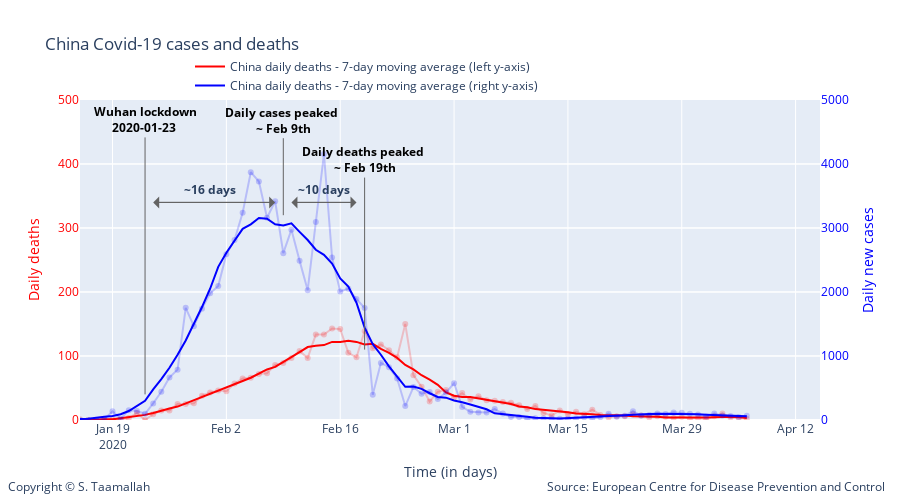

The notebook cell this image was saved under:
### Code cell
degree = 5

smooth_china_deaths = smoothTriangle(df_china['deaths'],degree)
smooth_china_cases = smoothTriangle(df_china['cases'],degree)

smooth_china_deaths_9day = smooth_9day(df_china['deaths'])
smooth_china_cases_9day = smooth_9day(df_china['cases'])



# Add traces
trace1 = go.Scatter(
        x=df_china.index, 
        y=df_china['deaths'],
        mode='lines + markers',
        name='China daily deaths (left y-axis)',
        line_color='rgba(256, 0, 0, .2)',
        showlegend=False,
)

trace11 = go.Scatter(
        x=df_china.index, 
        y=smooth_china_deaths_9day,
        mode='lines',
        name='China daily deaths - 7-day moving average (left y-axis)',
        line_color='rgba(256, 0, 0, 1)',
)


trace2 = go.Scatter(
        x=df_china.index, 
        y=df_china['cases'],
        mode='lines + markers',
        name='China daily deaths (right y-axis)',
        line_color='rgba(0, 0, 256, .2)',
        showlegend=False,
        yaxis='y2'
)

trace22 = go.Scatter(
        x=df_china.index, 
        y=smooth_china_cases_9day,
        mode='lines',
        name='China daily deaths - 7-day moving average (right y-axis)',
        line_color='rgba(0, 0, 256, 1)',
        yaxis='y2'
)

data = [trace1, trace11, trace2, trace22]

layout = go.Layout(
    title='China Covid-19 cases and deaths',
    legend=dict(x=.4, y=1.15, orientation="h"), 
    width=900,
    height=500,
    
    # Top left
    xaxis=dict(
        title='Time (in days)',
        range=['2020-01-15', '2020-04-15'],
    ),
    yaxis=dict(
        title='Daily deaths',
        #type='log',
        range=[0,500],
        color="red",
        anchor='x'
    ),
    yaxis2=dict(
        title = 'Daily new cases',
        color='rgba(0, 0, 256, 1)',
        #type='log',
        range=[0,5000],
        overlaying='y',
        side='right'
    ),
    
       annotations=[
        dict(
            x=1.09,
            y=-0.24,
            showarrow=False,
            text='Source: European Centre for Disease Prevention and Control',
            xref='paper',
            yref='paper'
        ),
        
        dict(
            x=-0.1,
            y=-0.24,
            showarrow=False,
            text='Copyright © S. Taamallah ',
            xref='paper',
            yref='paper'
        )
    ],
    
)



fig = go.Figure(data=data, layout=layout)

fig.add_annotation(
            x='2020-01-23',
            y=40,
            xref="x",
            yref="y",
            text="<b> Wuhan lockdown <br> 2020-01-23  </b>",
            showarrow=True,
            font=dict(
            #family="Courier New, monospace",
            size=12,
            color="black",
            ),
        align="center",
        arrowhead=0,
        arrowsize=1,
        arrowwidth=1,
        arrowcolor="#636363",
        ax=0,
        ay=-275,
)




fig.add_annotation(
            x='2020-02-09',
            y=320,
            text="<b>Daily cases peaked <br> ~ Feb 9th </b>",
            showarrow=True,
            font=dict(
            #family="Courier New, monospace",
            size=12,
            color="black",
            ),
        align="center",
        arrowhead=0,
        arrowsize=1,
        arrowwidth=1,
        arrowcolor="#636363",
        ax=0,
        ay=-95,
)


fig.add_annotation(
            x='2020-02-19',
            y=110,
            text="<b>Daily deaths peaked <br> ~ Feb 19th </b>",
            showarrow=True,
            font=dict(
            #family="Courier New, monospace",
            size=12,
            color="black",
            ),
        align="center",
        arrowhead=0,
        arrowsize=1,
        arrowwidth=1,
        arrowcolor="#636363",
        ax=0,
        ay=-190,
)

fig.add_annotation(
            x='2020-02-10',
            y=340,
            text="",
            showarrow=True,
            font=dict(
            #family="Courier New, monospace",
            size=12,
            color="black",
            ),
        align="center",
        arrowhead=1,
        arrowsize=2,
        arrowwidth=1,
        arrowcolor="#636363",
        ax=65,
        ay=0,
)

fig.add_annotation(
            x='2020-02-18',
            y=340,
            text="",
            showarrow=True,
            font=dict(
            #family="Courier New, monospace",
            size=12,
            color="black",
            ),
        align="center",
        arrowhead=1,
        arrowsize=2,
        arrowwidth=1,
        arrowcolor="#636363",
        ax=-65,
        ay=0,
)

fig.add_annotation(
            x='2020-02-14',
            y=360,
            text="<b> ~10 days </b>",
            showarrow=False,
)

fig.add_annotation(
            x='2020-01-24',
            y=340,
            text="",
            showarrow=True,
            font=dict(
            #family="Courier New, monospace",
            size=12,
            color="black",
            ),
        align="center",
        arrowhead=1,
        arrowsize=2,
        arrowwidth=1,
        arrowcolor="#636363",
        ax=120,
        ay=0,
)

fig.add_annotation(
            x='2020-02-08',
            y=340,
            text="",
            showarrow=True,
            font=dict(
            #family="Courier New, monospace",
            size=12,
            color="black",
            ),
        align="center",
        arrowhead=1,
        arrowsize=2,
        arrowwidth=1,
        arrowcolor="#636363",
        ax=-120,
        ay=0,
)


fig.add_annotation(
            x='2020-01-31',
            y=360,
            text="<b> ~16 days </b>",
            showarrow=False,
)

fig.show()

from plotly.offline import plot
plot(fig, filename="STaamallah_covid19_analysis_chart_2_20200407.html", auto_open = False)

### Figure 1 — Plotly figure (JSON) as saved in the notebook; plotly's stock layout.template omitted (floating-point values rounded to 4 significant figures)
{"data": [{"line": {"color": "rgba(256, 0, 0, .2)"}, "mode": "lines+markers", "name": "China daily deaths (left y-axis)", "showlegend": false, "type": "scatter", "x": ["2020-04-06T00:00:00", "2020-04-05T00:00:00", "2020-04-04T00:00:00", "2020-04-03T00:00:00", "2020-04-02T00:00:00", "2020-04-01T00:00:00", "2020-03-31T00:00:00", "2020-03-30T00:00:00", "2020-03-29T00:00:00", "2020-03-28T00:00:00", "2020-03-27T00:00:00", "2020-03-26T00:00:00", "2020-03-25T00:00:00", "2020-03-24T00:00:00", "2020-03-23T00:00:00", "2020-03-22T00:00:00", "2020-03-21T00:00:00", "2020-03-20T00:00:00", "2020-03-19T00:00:00", "2020-03-18T00:00:00", "2020-03-17T00:00:00", "2020-03-16T00:00:00", "2020-03-15T00:00:00", "2020-03-14T00:00:00", "2020-03-13T00:00:00", "2020-03-12T00:00:00", "2020-03-11T00:00:00", "2020-03-10T00:00:00", "2020-03-09T00:00:00", "2020-03-08T00:00:00", "2020-03-07T00:00:00", "2020-03-06T00:00:00", "2020-03-05T00:00:00", "2020-03-04T00:00:00", "2020-03-03T00:00:00", "2020-03-02T00:00:00", "2020-03-01T00:00:00", "2020-02-29T00:00:00", "2020-02-28T00:00:00", "2020-02-27T00:00:00", "2020-02-26T00:00:00", "2020-02-25T00:00:00", "2020-02-24T00:00:00", "2020-02-23T00:00:00", "2020-02-22T00:00:00", "2020-02-21T00:00:00", "2020-02-20T00:00:00", "2020-02-19T00:00:00", "2020-02-18T00:00:00", "2020-02-17T00:00:00", "2020-02-16T00:00:00", "2020-02-15T00:00:00", "2020-02-14T00:00:00", "2020-02-13T00:00:00", "2020-02-12T00:00:00", "2020-02-11T00:00:00", "2020-02-10T00:00:00", "2020-02-09T00:00:00", "2020-02-08T00:00:00", "2020-02-07T00:00:00", "2020-02-06T00:00:00", "2020-02-05T00:00:00", "2020-02-04T00:00:00", "2020-02-03T00:00:00", "2020-02-02T00:00:00", "2020-02-01T00:00:00", "2020-01-31T00:00:00", "2020-01-30T00:00:00", "2020-01-29T00:00:00", "2020-01-28T00:00:00", "2020-01-27T00:00:00", "2020-01-26T00:00:00", "2020-01-25T00:00:00", "2020-01-24T00:00:00", "2020-01-23T00:00:00", "2020-01-22T00:00:00", "2020-01-21T00:00:00", "2020-01-20T00:00:00", "2020-01-19T00:00:00", "2020-01-18T00:00:00", "2020-01-17T00:00:00", "2020-01-16T00:00:00", "2020-01-15T00:00:00", "2020-01-14T00:00:00", "2020-01-13T00:00:00", "2020-01-12T00:00:00", "2020-01-11T00:00:00", "2020-01-10T00:00:00", "2020-01-09T00:00:00", "2020-01-08T00:00:00", "2020-01-07T00:00:00", "2020-01-06T00:00:00", "2020-01-05T00:00:00", "2020-01-04T00:00:00", "2020-01-03T00:00:00", "2020-01-02T00:00:00", "2020-01-01T00:00:00", "2019-12-31T00:00:00"], "y": [2, 3, 4, 10, 6, 1, 3, 2, 5, 3, 5, 6, 4, 7, 9, 6, 6, 4, 8, 16, 9, 13, 9, 15, 7, 11, 22, 17, 23, 27, 28, 30, 31, 37, 32, 42, 35, 47, 44, 29, 52, 70, 150, 98, 109, 118, 112, 139, 98, 105, 142, 143, 133.5, 133.5, 97, 108, 97, 89, 86, 73, 72, 66, 65, 57, 45, 46, 43, 38, 26, 25, 25, 15, 15, 9, 0, 11, 3, 0, 1, 0, 0, 0, 1, 0, 0, 0, 1, 0, 0, 0, 0, 0, 0, 0, 0, 0, 0, 0]}, {"line": {"color": "rgba(256, 0, 0, 1)"}, "mode": "lines", "name": "China daily deaths - 7-day moving average (left y-axis)", "type": "scatter", "x": ["2020-04-06T00:00:00", "2020-04-05T00:00:00", "2020-04-04T00:00:00", "2020-04-03T00:00:00", "2020-04-02T00:00:00", "2020-04-01T00:00:00", "2020-03-31T00:00:00", "2020-03-30T00:00:00", "2020-03-29T00:00:00", "2020-03-28T00:00:00", "2020-03-27T00:00:00", "2020-03-26T00:00:00", "2020-03-25T00:00:00", "2020-03-24T00:00:00", "2020-03-23T00:00:00", "2020-03-22T00:00:00", "2020-03-21T00:00:00", "2020-03-20T00:00:00", "2020-03-19T00:00:00", "2020-03-18T00:00:00", "2020-03-17T00:00:00", "2020-03-16T00:00:00", "2020-03-15T00:00:00", "2020-03-14T00:00:00", "2020-03-13T00:00:00", "2020-03-12T00:00:00", "2020-03-11T00:00:00", "2020-03-10T00:00:00", "2020-03-09T00:00:00", "2020-03-08T00:00:00", "2020-03-07T00:00:00", "2020-03-06T00:00:00", "2020-03-05T00:00:00", "2020-03-04T00:00:00", "2020-03-03T00:00:00", "2020-03-02T00:00:00", "2020-03-01T00:00:00", "2020-02-29T00:00:00", "2020-02-28T00:00:00", "2020-02-27T00:00:00", "2020-02-26T00:00:00", "2020-02-25T00:00:00", "2020-02-24T00:00:00", "2020-02-23T00:00:00", "2020-02-22T00:00:00", "2020-02-21T00:00:00", "2020-02-20T00:00:00", "2020-02-19T00:00:00", "2020-02-18T00:00:00", "2020-02-17T00:00:00", "2020-02-16T00:00:00", "2020-02-15T00:00:00", "2020-02-14T00:00:00", "2020-02-13T00:00:00", "2020-02-12T00:00:00", "2020-02-11T00:00:00", "2020-02-10T00:00:00", "2020-02-09T00:00:00", "2020-02-08T00:00:00", "2020-02-07T00:00:00", "2020-02-06T00:00:00", "2020-02-05T00:00:00", "2020-02-04T00:00:00", "2020-02-03T00:00:00", "2020-02-02T00:00:00", "2020-02-01T00:00:00", "2020-01-31T00:00:00", "2020-01-30T00:00:00", "2020-01-29T00:00:00", "2020-01-28T00:00:00", "2020-01-27T00:00:00", "2020-01-26T00:00:00", "2020-01-25T00:00:00", "2020-01-24T00:00:00", "2020-01-23T00:00:00", "2020-01-22T00:00:00", "2020-01-21T00:00:00", "2020-01-20T00:00:00", "2020-01-19T00:00:00", "2020-01-18T00:00:00", "2020-01-17T00:00:00", "2020-01-16T00:00:00", "2020-01-15T00:00:00", "2020-01-14T00:00:00", "2020-01-13T00:00:00", "2020-01-12T00:00:00", "2020-01-11T00:00:00", "2020-01-10T00:00:00", "2020-01-09T00:00:00", "2020-01-08T00:00:00", "2020-01-07T00:00:00", "2020-01-06T00:00:00", "2020-01-05T00:00:00", "2020-01-04T00:00:00", "2020-01-03T00:00:00", "2020-01-02T00:00:00", "2020-01-01T00:00:00", "2019-12-31T00:00:00"], "y": [3, 4.75, 5, 4.333, 4, 4, 4, 4, 3, 4, 4, 5, 5, 5, 6, 7, 7, 8, 8, 9, 9, 10, 12, 13, 14, 16, 17, 20, 21, 25, 27, 29, 31, 34, 36, 36, 38, 43, 55, 63, 70, 79, 86, 97, 105, 111, 119, 118, 122, 124, 122, 122, 117, 116, 114, 106, 98, 91, 83, 79, 72, 66, 61, 56, 50, 45, 41, 35, 30, 26, 21, 18, 14, 11, 8, 6, 4, 2, 1, 1, 0, 0, 0, 0, 0, 0, 0, 0, 0, 0, 0, 0, 0, 0, 0, 0, 0, 0]}, {"line": {"color": "rgba(0, 0, 256, .2)"}, "mode": "lines+markers", "name": "China daily deaths (right y-axis)", "showlegend": false, "type": "scatter", "x": ["2020-04-06T00:00:00", "2020-04-05T00:00:00", "2020-04-04T00:00:00", "2020-04-03T00:00:00", "2020-04-02T00:00:00", "2020-04-01T00:00:00", "2020-03-31T00:00:00", "2020-03-30T00:00:00", "2020-03-29T00:00:00", "2020-03-28T00:00:00", "2020-03-27T00:00:00", "2020-03-26T00:00:00", "2020-03-25T00:00:00", "2020-03-24T00:00:00", "2020-03-23T00:00:00", "2020-03-22T00:00:00", "2020-03-21T00:00:00", "2020-03-20T00:00:00", "2020-03-19T00:00:00", "2020-03-18T00:00:00", "2020-03-17T00:00:00", "2020-03-16T00:00:00", "2020-03-15T00:00:00", "2020-03-14T00:00:00", "2020-03-13T00:00:00", "2020-03-12T00:00:00", "2020-03-11T00:00:00", "2020-03-10T00:00:00", "2020-03-09T00:00:00", "2020-03-08T00:00:00", "2020-03-07T00:00:00", "2020-03-06T00:00:00", "2020-03-05T00:00:00", "2020-03-04T00:00:00", "2020-03-03T00:00:00", "2020-03-02T00:00:00", "2020-03-01T00:00:00", "2020-02-29T00:00:00", "2020-02-28T00:00:00", "2020-02-27T00:00:00", "2020-02-26T00:00:00", "2020-02-25T00:00:00", "2020-02-24T00:00:00", "2020-02-23T00:00:00", "2020-02-22T00:00:00", "2020-02-21T00:00:00", "2020-02-20T00:00:00", "2020-02-19T00:00:00", "2020-02-18T00:00:00", "2020-02-17T00:00:00", "2020-02-16T00:00:00", "2020-02-15T00:00:00", "2020-02-14T00:00:00", "2020-02-13T00:00:00", "2020-02-12T00:00:00", "2020-02-11T00:00:00", "2020-02-10T00:00:00", "2020-02-09T00:00:00", "2020-02-08T00:00:00", "2020-02-07T00:00:00", "2020-02-06T00:00:00", "2020-02-05T00:00:00", "2020-02-04T00:00:00", "2020-02-03T00:00:00", "2020-02-02T00:00:00", "2020-02-01T00:00:00", "2020-01-31T00:00:00", "2020-01-30T00:00:00", "2020-01-29T00:00:00", "2020-01-28T00:00:00", "2020-01-27T00:00:00", "2020-01-26T00:00:00", "2020-01-25T00:00:00", "2020-01-24T00:00:00", "2020-01-23T00:00:00", "2020-01-22T00:00:00", "2020-01-21T00:00:00", "2020-01-20T00:00:00", "2020-01-19T00:00:00", "2020-01-18T00:00:00", "2020-01-17T00:00:00", "2020-01-16T00:00:00", "2020-01-15T00:00:00", "2020-01-14T00:00:00", "2020-01-13T00:00:00", "2020-01-12T00:00:00", "2020-01-11T00:00:00", "2020-01-10T00:00:00", "2020-01-09T00:00:00", "2020-01-08T00:00:00", "2020-01-07T00:00:00", "2020-01-06T00:00:00", "2020-01-05T00:00:00", "2020-01-04T00:00:00", "2020-01-03T00:00:00", "2020-01-02T00:00:00", "2020-01-01T00:00:00", "2019-12-31T00:00:00"], "y": [67, 48, 62, 70, 100, 54, 84, 98, 113, 119, 94, 102, 78, 69, 138, 65, 52, 99, 44, 23, 43, 25, 22, 19, 22, 24, 29, 20, 45, 46, 101, 170, 117, 119, 127, 205, 574, 428, 329, 439, 410, 515, 218, 647, 826, 891, 394, 1750, 1890, 2052, 2007, 2538, 4156, 3092, 2028, 2490, 2974, 2607, 3418, 3160, 3727, 3872, 3237, 2812, 2590, 2095, 1980, 1740, 1466, 1753, 787, 665, 441, 259, 97, 140, 151, 19, 136, 17, 4, 0, 0, 0, 0, 0, 0, 0, 0, 0, 0, 0, 15, 0, 17, 0, 0, 27], "yaxis": "y2"}, {"line": {"color": "rgba(0, 0, 256, 1)"}, "mode": "lines", "name": "China daily deaths - 7-day moving average (right y-axis)", "type": "scatter", "x": ["2020-04-06T00:00:00", "2020-04-05T00:00:00", "2020-04-04T00:00:00", "2020-04-03T00:00:00", "2020-04-02T00:00:00", "2020-04-01T00:00:00", "2020-03-31T00:00:00", "2020-03-30T00:00:00", "2020-03-29T00:00:00", "2020-03-28T00:00:00", "2020-03-27T00:00:00", "2020-03-26T00:00:00", "2020-03-25T00:00:00", "2020-03-24T00:00:00", "2020-03-23T00:00:00", "2020-03-22T00:00:00", "2020-03-21T00:00:00", "2020-03-20T00:00:00", "2020-03-19T00:00:00", "2020-03-18T00:00:00", "2020-03-17T00:00:00", "2020-03-16T00:00:00", "2020-03-15T00:00:00", "2020-03-14T00:00:00", "2020-03-13T00:00:00", "2020-03-12T00:00:00", "2020-03-11T00:00:00", "2020-03-10T00:00:00", "2020-03-09T00:00:00", "2020-03-08T00:00:00", "2020-03-07T00:00:00", "2020-03-06T00:00:00", "2020-03-05T00:00:00", "2020-03-04T00:00:00", "2020-03-03T00:00:00", "2020-03-02T00:00:00", "2020-03-01T00:00:00", "2020-02-29T00:00:00", "2020-02-28T00:00:00", "2020-02-27T00:00:00", "2020-02-26T00:00:00", "2020-02-25T00:00:00", "2020-02-24T00:00:00", "2020-02-23T00:00:00", "2020-02-22T00:00:00", "2020-02-21T00:00:00", "2020-02-20T00:00:00", "2020-02-19T00:00:00", "2020-02-18T00:00:00", "2020-02-17T00:00:00", "2020-02-16T00:00:00", "2020-02-15T00:00:00", "2020-02-14T00:00:00", "2020-02-13T00:00:00", "2020-02-12T00:00:00", "2020-02-11T00:00:00", "2020-02-10T00:00:00", "2020-02-09T00:00:00", "2020-02-08T00:00:00", "2020-02-07T00:00:00", "2020-02-06T00:00:00", "2020-02-05T00:00:00", "2020-02-04T00:00:00", "2020-02-03T00:00:00", "2020-02-02T00:00:00", "2020-02-01T00:00:00", "2020-01-31T00:00:00", "2020-01-30T00:00:00", "2020-01-29T00:00:00", "2020-01-28T00:00:00", "2020-01-27T00:00:00", "2020-01-26T00:00:00", "2020-01-25T00:00:00", "2020-01-24T00:00:00", "2020-01-23T00:00:00", "2020-01-22T00:00:00", "2020-01-21T00:00:00", "2020-01-20T00:00:00", "2020-01-19T00:00:00", "2020-01-18T00:00:00", "2020-01-17T00:00:00", "2020-01-16T00:00:00", "2020-01-15T00:00:00", "2020-01-14T00:00:00", "2020-01-13T00:00:00", "2020-01-12T00:00:00", "2020-01-11T00:00:00", "2020-01-10T00:00:00", "2020-01-09T00:00:00", "2020-01-08T00:00:00", "2020-01-07T00:00:00", "2020-01-06T00:00:00", "2020-01-05T00:00:00", "2020-01-04T00:00:00", "2020-01-03T00:00:00", "2020-01-02T00:00:00", "2020-01-01T00:00:00", "2019-12-31T00:00:00"], "y": [59, 61.75, 69.4, 66.83, 77, 83, 88, 92, 93, 90, 99, 97, 92, 90, 82, 74, 67, 62, 56, 43, 38, 35, 27, 25, 27, 28, 36, 52, 63, 74, 86, 105, 167, 209, 241, 278, 305, 349, 360, 418, 487, 522, 518, 676, 837, 1020, 1186, 1443, 1833, 2085, 2211, 2444, 2580, 2660, 2812, 2940, 3072, 3040, 3057, 3144, 3155, 3057, 2987, 2801, 2613, 2393, 2051, 1765, 1501, 1242, 1020, 816, 639, 479, 299, 213, 140, 91, 62, 51, 36, 19, 17, 2, 0, 0, 0, 0, 1, 1, 3, 3, 3, 0, 7, 5.4, 11, 9], "yaxis": "y2"}], "layout": {"annotations": [{"showarrow": false, "text": "Source: European Centre for Disease Prevention and Control", "x": 1.09, "xref": "paper", "y": -0.24, "yref": "paper"}, {"showarrow": false, "text": "Copyright © S. Taamallah ", "x": -0.1, "xref": "paper", "y": -0.24, "yref": "paper"}, {"align": "center", "arrowcolor": "#636363", "arrowhead": 0, "arrowsize": 1, "arrowwidth": 1, "ax": 0, "ay": -275, "font": {"color": "black", "size": 12}, "showarrow": true, "text": "<b> Wuhan lockdown <br> 2020-01-23  </b>", "x": "2020-01-23", "xref": "x", "y": 40, "yref": "y"}, {"align": "center", "arrowcolor": "#636363", "arrowhead": 0, "arrowsize": 1, "arrowwidth": 1, "ax": 0, "ay": -95, "font": {"color": "black", "size": 12}, "showarrow": true, "text": "<b>Daily cases peaked <br> ~ Feb 9th </b>", "x": "2020-02-09", "y": 320}, {"align": "center", "arrowcolor": "#636363", "arrowhead": 0, "arrowsize": 1, "arrowwidth": 1, "ax": 0, "ay": -190, "font": {"color": "black", "size": 12}, "showarrow": true, "text": "<b>Daily deaths peaked <br> ~ Feb 19th </b>", "x": "2020-02-19", "y": 110}, {"align": "center", "arrowcolor": "#636363", "arrowhead": 1, "arrowsize": 2, "arrowwidth": 1, "ax": 65, "ay": 0, "font": {"color": "black", "size": 12}, "showarrow": true, "text": "", "x": "2020-02-10", "y": 340}, {"align": "center", "arrowcolor": "#636363", "arrowhead": 1, "arrowsize": 2, "arrowwidth": 1, "ax": -65, "ay": 0, "font": {"color": "black", "size": 12}, "showarrow": true, "text": "", "x": "2020-02-18", "y": 340}, {"showarrow": false, "text": "<b> ~10 days </b>", "x": "2020-02-14", "y": 360}, {"align": "center", "arrowcolor": "#636363", "arrowhead": 1, "arrowsize": 2, "arrowwidth": 1, "ax": 120, "ay": 0, "font": {"color": "black", "size": 12}, "showarrow": true, "text": "", "x": "2020-01-24", "y": 340}, {"align": "center", "arrowcolor": "#636363", "arrowhead": 1, "arrowsize": 2, "arrowwidth": 1, "ax": -120, "ay": 0, "font": {"color": "black", "size": 12}, "showarrow": true, "text": "", "x": "2020-02-08", "y": 340}, {"showarrow": false, "text": "<b> ~16 days </b>", "x": "2020-01-31", "y": 360}], "height": 500, "legend": {"orientation": "h", "x": 0.4, "y": 1.15}, "title": {"text": "China Covid-19 cases and deaths"}, "width": 900, "xaxis": {"range": ["2020-01-15", "2020-04-15"], "title": {"text": "Time (in days)"}, "type": "date"}, "yaxis": {"anchor": "x", "color": "red", "range": [0, 500], "title": {"text": "Daily deaths"}, "type": "linear"}, "yaxis2": {"color": "rgba(0, 0, 256, 1)", "overlaying": "y", "range": [0, 5000], "side": "right", "title": {"text": "Daily new cases"}, "type": "linear"}}}
